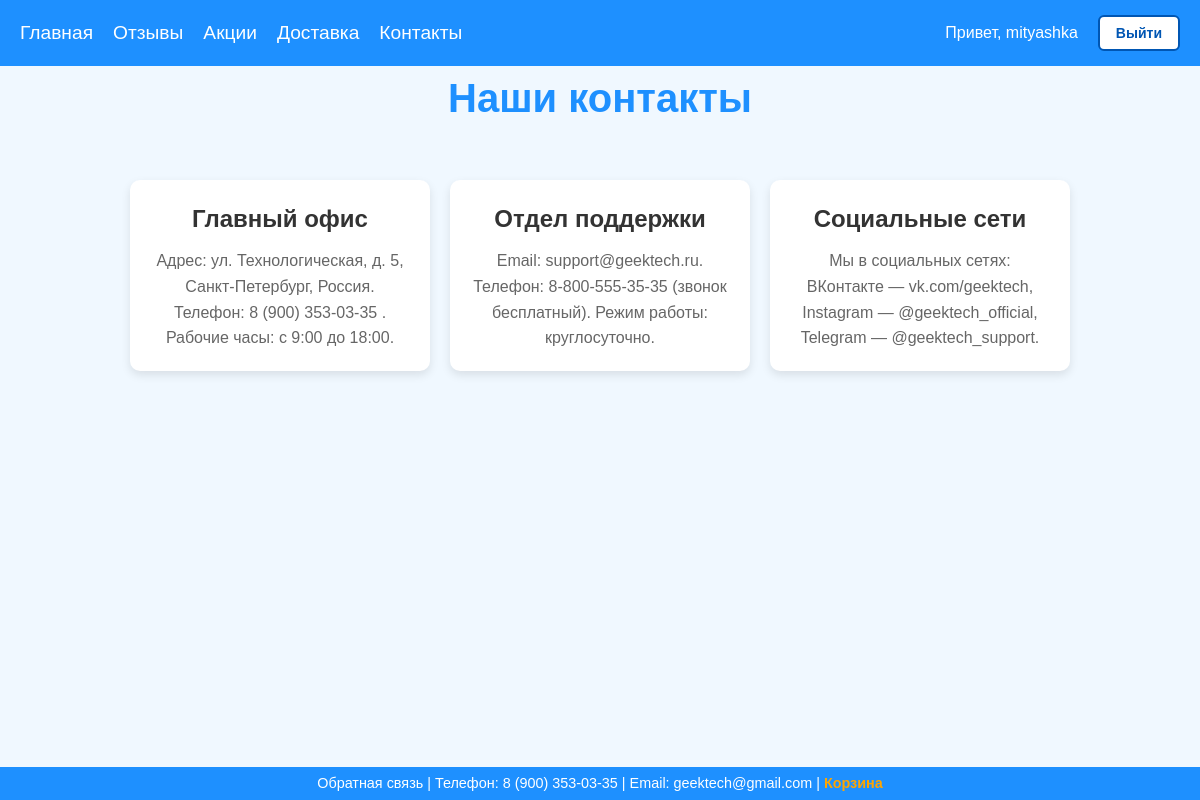
The page /geektech/contacts/ (signed in) on the database its author committed.
### shopapp/models.py (models this page shows)
class Contact(models.Model):
    title = models.CharField(max_length=150)
    text = models.TextField(max_length=2000)

### shopapp/views.py (the view)
# urls.py: path('contacts/', ContactsView.as_view(), name='contacts'),
class ContactsView(View):
    def get(self, request: HttpRequest):
        contacts = Contact.objects.all()
        return render(request, 'contacts.html', {'contacts':contacts})

### shopapp/templates/contacts.html (shortened to what this page needs)
{% extends 'base.html' %}
{% block additional_styles %}
    {% load static %}
    <link rel="stylesheet" href="{% static 'css/base.css' %}">
    <link rel="stylesheet" href="{% static 'css/contacts.css' %}">
{% endblock %}
{% block main %}
    <h1>Наши контакты</h1>
    <div class="container">
        {% for contact in contacts %}
            <div class="contact-item">
                <h2>{{ contact.title }}</h2>
                <p>{{ contact.text }}</p>
            </div>
        {% empty %}
            <div class="contact-item">
                <h2>Информация недоступна</h2>
                <p>На данный момент контакты отсутствуют. Пожалуйста, свяжитесь с нами позже.</p>
            </div>
        {% endfor %}
    </div>
{% endblock %}

### shopapp/templates/base.html (shortened to what this page needs)
<!DOCTYPE html>
<html lang="ru">
<head>
    {% load static %}
    <link rel="stylesheet" href="{% static 'css/base.css' %}">
    {% block additional_styles %}
    {% endblock %}
</head>
<body>
    <header>
        <div class="menu">
            <a href="{% url 'shopapp:index' %}">Главная</a>
            <a href="{% url 'shopapp:reviews' %}">Отзывы</a>
            <a href="{% url 'shopapp:promotions' %}">Акции</a>
            <a href="{% url 'shopapp:delivery' %}">Доставка</a>
            <a href="{% url 'shopapp:contacts' %}">Контакты</a>
        </div>
        <div class="log-reg-menu">
            {% if user.is_authenticated %}
                <a href="{% url 'users:profile' %}"><span>Привет, {{ user.username }}</span></a>
                <div>
                    <form action="{% url 'logout' %}" method="post">
                        <button type="submit" class="btn-logout">Выйти</button>
                    </form>
                </div>
            {% else %}
                <a href="{% url 'users:profile' %}">Войти</a>
                <a href="{% url 'users:register' %}">Регистрация</a>
            {% endif %}
        </div>
    </header>
    <main>
        {% block main %}
        {% endblock %}
    </main>
<footer>
    <div class="footer-content">
        <span>Обратная связь | Телефон: 8 (900) 353-03-35 | Email: geektech@gmail.com | <a href="{% url 'shopapp:cart' %}">Корзина</a></span>
    </div>
</footer>
</body>
</html>

### shopapp/static/css/base.css (style rules this page uses)
* { margin: 0; padding: 0; box-sizing: border-box; }
body { font-family: Arial, sans-serif; background-color: #f0f8ff; color: #333; line-height: 1.6; display: flex; flex-direction: column; min-height: 100vh; }
main { flex-grow: 1; }
header { background-color: #1e90ff; color: white; padding: 15px 20px; display: flex; justify-content: space-between; align-items: center; font-family: Arial, sans-serif; }
header .menu { display: flex; gap: 20px; color: #333; font-size: 1.2em; }
header .menu a { color: #fff; text-decoration: none; }
header .log-reg-menu { display: flex; justify-content: flex-end; align-items: center; gap: 20px; }
header .log-reg-menu a { color: #fff; text-decoration: none; }
footer { background-color: #1e90ff; color: white; text-align: center; padding: 5px 20px; position: relative; width: 100%; bottom: 0; margin-top: auto; }
.footer-content { display: flex; justify-content: center; align-items: center; font-size: 0.9em; font-weight: 400; }
.footer-content span { display: inline; color: white; }
.footer-content a { color: #ffa500; text-decoration: none; font-weight: bold; }
.btn-logout { background-color: #ffffff; color: #0056b3; border: 2px solid #0056b3; border-radius: 6px; padding: 8px 16px; font-size: 14px; font-weight: bold; cursor: pointer; transition: all 0.3s ease; }

### shopapp/static/css/contacts.css (style rules this page uses)
h1 { text-align: center; font-size: 2.5rem; color: #1e90ff; margin-bottom: 30px; }
.container { display: flex; flex-wrap: wrap; gap: 20px; justify-content: center; padding: 20px; }
.contact-item { background-color: #fff; padding: 20px; border-radius: 10px; box-shadow: 0 4px 10px rgba(0, 0, 0, 0.1); width: 300px; text-align: center; transition: transform 0.3s ease, box-shadow 0.3s ease; }
.contact-item h2 { font-size: 1.5rem; color: #333; margin-bottom: 10px; }
.contact-item p { font-size: 1rem; color: #666; line-height: 1.6; }

### rows shown on the page
Contact: title "Главный офис", text "Адрес: ул. Технологическая, д. 5, Санкт-Петербург, Россия. Телефон: 8 (900) 353-03-35 . Рабочие часы: с 9:00 до 18:00."
Contact: title "Отдел поддержки", text "Email: support@geektech.ru. Телефон: 8-800-555-35-35 (звонок бесплатный). Режим работы: круглосуточно."
Contact: title "Социальные сети", text "Мы в социальных сетях: ВКонтакте — vk.com/geektech, Instagram — @geektech_official, Telegram — @geektech_support."

### other values the page prints
{{ user.username }} "mityashka"
